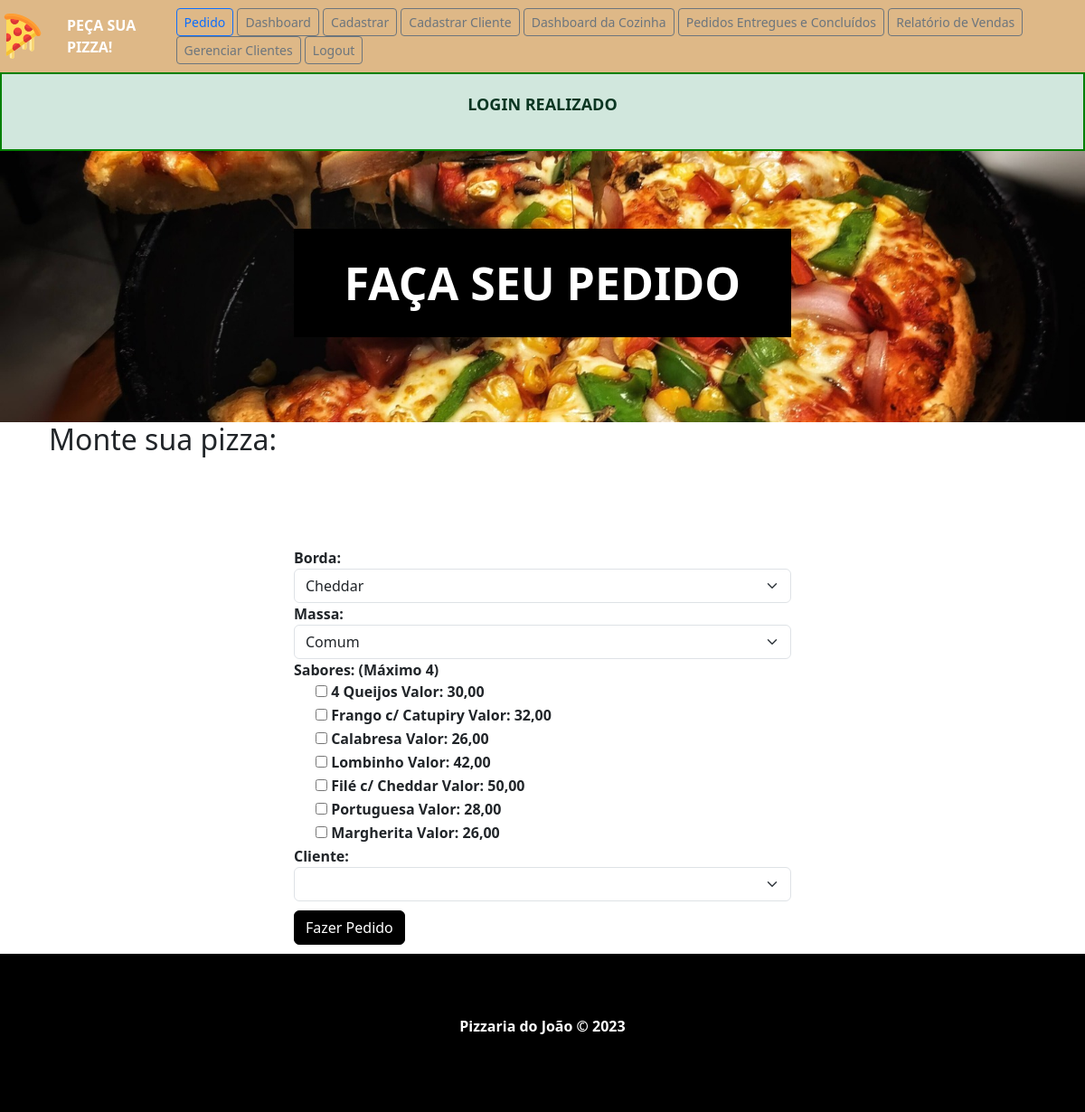
/index.php (signed in), run on the app's committed database.
### tables this page shows
CREATE TABLE sabores(
id INT PRIMARY KEY AUTO_INCREMENT NOT NULL,
nome VARCHAR(100),
preco FLOAT(4,2)
);

### process/pizza.php (called while the page is built, shortened)
<?php
include_once("conn.php");
$method =$_SERVER ['REQUEST_METHOD'];
    if ($method === "GET") {
        $bordasQuery = $conn -> query("SELECT * FROM bordas;");
        $bordas = $bordasQuery->fetchAll();
        $massasQuery = $conn -> query("SELECT * FROM massas;");
        $massas = $massasQuery->fetchAll();
        $saboresQuery = $conn -> query("SELECT * FROM sabores;");
        $sabores = $saboresQuery->fetchAll();
    }
?>

### index.php (the view, shortened to what this page needs)
<?php
include_once("templates/header.php");
include_once("process/pizza.php");
?>
  <div id="main-banner">
    <h1>Faça seu Pedido</h1>
  </div>
  <div id="main-container">
    <div class="container">
      <div class="row">
        <div class="col-md-12">
          <h2>Monte sua pizza:</h2>
          <form action="process/pizza.php" method="POST" id="pizza-form">
           <div class="form-group">
            <label for="borda">Borda:</label>
            <select name="borda" id="borda" class="form-control form-select">
              <?php foreach($bordas as $borda):?>
                <option value="<?php echo $borda['id']?>"><?php echo $borda['tipo']?></option>
                <?php endforeach;?>
            </select>
          </div>
          <div class="form-group">
            <label for="massa">Massa:</label>
            <select name="massa" id="massa" class="form-control form-select">
              <?php foreach($massas as $massa):?>
                  <option value="<?php echo $massa['id']?>"><?php echo $massa['tipo']?></option>
              <?php endforeach;?>
            </select>
        </div>
        <div class="form-group">
          <label for="sabores">Sabores: (Máximo 4)</label>
                  <?php foreach($sabores as $sabor):?>
                      <div class="form-check">
                        <input type="checkbox" name="sabores[]" class="form-check-label" id="sabores" value="<?php echo $sabor['id']?>">
                        <label class="form-check-label sabor-preco" for="sabor<?php echo $sabor['id']; ?>">
                          <?php echo $sabor['nome']," ";
                                echo "Valor: "; echo $sabor['preco'], ",00"; ?>
                        </label>
                      </div>
                  <?php endforeach;?>
        </div>
        <div class="form-group">
            <label for="cliente">Cliente:</label>
            <select name="cliente" id="cliente" class="form-control form-select">
            </select>
          <div class="form-group">
            <input type="submit" class="btn btn-primary" value="Fazer Pedido" />
          </div>
          </form>
        </div>
      </div>
    </div>
  </div>
<?php
include_once("templates/footer.php");
?>

### templates/header.php (shortened to what this page needs)
<?php
$msg = "";
if (isset($_SESSION['msg'])) {
    $msg = $_SESSION['msg'];
    $status = $_SESSION['status'];
}
?>
<!DOCTYPE html>
<html lang="en">
<head>
    <link rel="stylesheet" href="https://cdn.jsdelivr.net/npm/bootstrap@5.3.2/dist/css/bootstrap.min.css">
    <link rel="stylesheet" href="https://cdnjs.cloudflare.com/ajax/libs/font-awesome/6.4.2/css/all.min.css">
    <link rel="stylesheet" href="css/style.css">
</head>
<body>
    <header>
        <nav class="navbar navbar-expand-lg">
            <a class="navbar-brand" href="index.php">
                <img src="img/draw.svg" id="brand-logo">
            </a>
            <div class="collapse navbar-collapse" id="navbarNav">
                <ul class="navbar-nav">
                    <li class="nav item active">
                        <a href="index.php" class="nav-link">
                            PEÇA SUA PIZZA!
                        </a>
                    </li>
                </ul>
            </div>
            <nav class="">
                <form class="justify-content-right">
                    <a href="index.php"><button class="btn btn-sm btn-outline-primary" type="button">Pedido</button></a>
                    <a href="dashboard.php"><button class="btn btn-sm btn-outline-secondary" type="button">Dashboard</button></a>
                    <a href="cadastro.php"><button class="btn btn-sm btn-outline-secondary" type="button">Cadastrar</button></a>
                    <a href="cadCliente.php"><button class="btn btn-sm btn-outline-secondary" type="button">Cadastrar Cliente</button></a>
                    <a href="dashboardCoz.php"><button class="btn btn-sm btn-outline-secondary" type="button">Dashboard da Cozinha</button></a>
                    <a href="dashboardCE.php"><button class="btn btn-sm btn-outline-secondary" type="button">Pedidos Entregues e Concluídos</button></a>
                    <a href="relatorioIndex.php"><button class="btn btn-sm btn-outline-secondary" type="button">Relatório de Vendas</button></a>
                    <a href="dashboardCliente.php"><button class="btn btn-sm btn-outline-secondary" type="button">Gerenciar Clientes</button></a>
                    <a href="sair.php"><button class="btn btn-sm btn-outline-secondary" type="button">Logout</button></a>
                </form>
            </nav>
        </nav>
    </header>
    <?php
    if ($msg != ""): ?>
        <div class="alert alert-<?= $status ?>">
            <p>
                <?= $msg ?>
            </p>
        </div>
    <?php endif; ?>

### templates/footer.php (shortened to what this page needs)
<footer class="footer">
        <p>Pizzaria do João &copy; 2023</p>
    </footer>
</body>
</html>

### css/style.css (style rules this page uses)
html,body { height: 100%; }
#brand-logo { width: 50px; }
.navbar.navbar-expand-lg { background-color: burlywood; font-weight: bold; }
.navbar.navbar-expand-lg a { color: white; font-weight: bold; }
#main-banner { background-image: url("../img/photo.jpg"); height: 300px; background-position: center; background-size: cover; width: 100%; background-position-y: -300px; display: flex; align-items: center; justify-content: center; }
#main-banner h1 { color: white; font-weight: bold; text-align: center; font-size: 50px; padding: 30px; text-transform: uppercase; width: 550px; font-size: 50px; background-color: black; }
#main-container h2 { margin-bottom: 100px; }
.row { margin: 0; }
#pizza-form { max-width: 550px; margin: 0 auto; text-align: left; }
#pizza-form label { font-weight: bold; }
.btn.btn-primary { background-color: black; border-color: black; margin-top: 10px; margin-bottom: 10px; }
footer { position: relative; width: 100%; height: 175px; background-color: black; color: white; display: flex; align-items: center; justify-content: center; font-weight: bold; bottom: 0; }
.alert { border-radius: 0; margin-bottom: 0; text-align: center; font-weight: bold; font-size: 18px; padding: 20px; }
.alert.alert-success { border: 2px solid green; }
.sabor-preco { justify-content: space-between; }

### data on the page
sabores: nome "4 Queijos", preco "30"
sabores: nome "Frango c/ Catupiry", preco "32"
sabores: nome "Calabresa", preco "26"
sabores: nome "Lombinho", preco "42"
sabores: nome "Filé c/ Cheddar", preco "50"
sabores: nome "Portuguesa", preco "28"
sabores: nome "Margherita", preco "26"

### other printed values
$msg "LOGIN REALIZADO"
form field borda "Cheddar"
form field massa "Comum"
